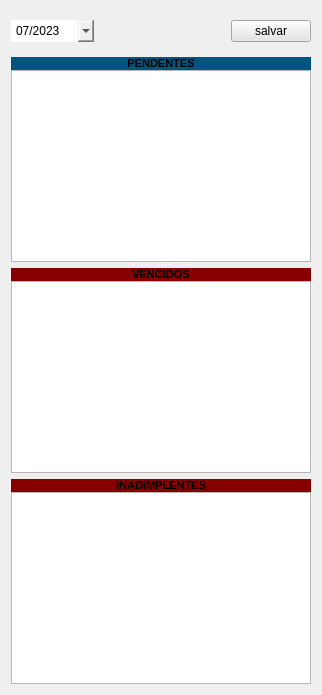
                        <widget class="QWidget" name="widget_4" native="true">
                         <property name="maximumSize">
                          <size>
                           <width>400</width>
                           <height>16777215</height>
                          </size>
                         </property>
                         <property name="styleSheet">
                          <string notr="true">QLabel {color:&quot;white &quot;}</string>
                         </property>
                         <layout class="QVBoxLayout" name="verticalLayout_17">
                          <item>
                           <widget class="QWidget" name="widget_6" native="true">
                            <property name="maximumSize">
                             <size>
                              <width>16777215</width>
                              <height>16777215</height>
                             </size>
                            </property>
                            <layout class="QVBoxLayout" name="verticalLayout_18">
                             <property name="spacing">
                              <number>0</number>
                             </property>
                             <property name="leftMargin">
                              <number>0</number>
                             </property>
                             <property name="topMargin">
                              <number>0</number>
                             </property>
                             <property name="rightMargin">
                              <number>0</number>
                             </property>
                             <property name="bottomMargin">
                              <number>0</number>
                             </property>
                             <item>
                              <widget class="QWidget" name="widget_26" native="true">
                               <layout class="QHBoxLayout" name="horizontalLayout_6">
                                <property name="leftMargin">
                                 <number>0</number>
                                </property>
                                <property name="rightMargin">
                                 <number>0</number>
                                </property>
                                <item>
                                 <widget class="QComboBox" name="entry_matriculas_mes_mensalidade">
                                  <property name="sizePolicy">
                                   <sizepolicy hsizetype="Preferred" vsizetype="Preferred">
                                    <horstretch>0</horstretch>
                                    <verstretch>0</verstretch>
                                   </sizepolicy>
                                  </property>
                                  <property name="minimumSize">
                                   <size>
                                    <width>83</width>
                                    <height>0</height>
                                   </size>
                                  </property>
                                  <property name="maximumSize">
                                   <size>
                                    <width>16777215</width>
                                    <height>16777215</height>
                                   </size>
                                  </property>
                                  <property name="layoutDirection">
                                   <enum>Qt::LeftToRight</enum>
                                  </property>
                                  <property name="autoFillBackground">
                                   <bool>false</bool>
                                  </property>
                                  <property name="styleSheet">
                                   <string notr="true">QComboBox {
	background-color: &quot;white&quot;;
	border: 0;
}

QComboBox:hover {
	background-color: #e5e5e5;
}</string>
                                  </property>
                                  <property name="sizeAdjustPolicy">
                                   <enum>QComboBox::AdjustToContentsOnFirstShow</enum>
                                  </property>
                                  <item>
                                   <property name="text">
                                    <string>07/2023</string>
                                   </property>
                                  </item>
                                  <item>
                                   <property name="text">
                                    <string>06/2023</string>
                                   </property>
                                  </item>
                                  <item>
                                   <property name="text">
                                    <string>05/2023</string>
                                   </property>
                                  </item>
                                  <item>
                                   <property name="text">
                                    <string>04/2023</string>
                                   </property>
                                  </item>
                                  <item>
                                   <property name="text">
                                    <string>03/2023</string>
                                   </property>
                                  </item>
                                  <item>
                                   <property name="text">
                                    <string>02/2023</string>
                                   </property>
                                  </item>
                                  <item>
                                   <property name="text">
                                    <string>01/2023</string>
                                   </property>
                                  </item>
                                 </widget>
                                </item>
                                <item>
                                 <spacer name="horizontalSpacer_8">
                                  <property name="orientation">
                                   <enum>Qt::Horizontal</enum>
                                  </property>
                                  <property name="sizeHint" stdset="0">
                                   <size>
                                    <width>40</width>
                                    <height>20</height>
                                   </size>
                                  </property>
                                 </spacer>
                                </item>
                                <item>
                                 <widget class="QPushButton" name="btn_matriculas_salvar">
                                  <property name="minimumSize">
                                   <size>
                                    <width>71</width>
                                    <height>20</height>
                                   </size>
                                  </property>
                                  <property name="styleSheet">
                                   <string notr="true">background-color: rgb(229, 229, 229);</string>
                                  </property>
                                  <property name="text">
                                   <string>salvar</string>
                                  </property>
                                 </widget>
                                </item>
                               </layout>
                              </widget>
                             </item>
                            </layout>
                           </widget>
                          </item>
                          <item>
                           <widget class="QWidget" name="widget_27" native="true">
                            <property name="maximumSize">
                             <size>
                              <width>16777215</width>
                              <height>16777215</height>
                             </size>
                            </property>
                            <layout class="QVBoxLayout" name="verticalLayout_19">
                             <property name="spacing">
                              <number>0</number>
                             </property>
                             <property name="leftMargin">
                              <number>0</number>
                             </property>
                             <property name="topMargin">
                              <number>0</number>
                             </property>
                             <property name="rightMargin">
                              <number>0</number>
                             </property>
                             <property name="bottomMargin">
                              <number>0</number>
                             </property>
                             <item>
                              <widget class="QLabel" name="label_data_10">
                               <property name="font">
                                <font>
                                 <family>Arial</family>
                                 <pointsize>8</pointsize>
                                 <weight>75</weight>
                                 <bold>true</bold>
                                </font>
                               </property>
                               <property name="whatsThis">
                                <string comment="aglo2" extracomment="algo"/>
                               </property>
                               <property name="accessibleDescription">
                                <string/>
                               </property>
                               <property name="styleSheet">
                                <string notr="true">background-color: rgb(0, 85, 127);</string>
                               </property>
                               <property name="text">
                                <string>PENDENTES</string>
                               </property>
                               <property name="alignment">
                                <set>Qt::AlignCenter</set>
                               </property>
                              </widget>
                             </item>
                             <item>
                              <widget class="QListView" name="out_matriculas_pendentes">
                               <property name="minimumSize">
                                <size>
                                 <width>300</width>
                                 <height>0</height>
                                </size>
                               </property>
                               <property name="styleSheet">
                                <string notr="true">QListView {
	background-colorrgb(212, 213, 205)
}</string>
                               </property>
                              </widget>
                             </item>
                            </layout>
                           </widget>
                          </item>
                          <item>
                           <widget class="QWidget" name="widget_28" native="true">
                            <property name="maximumSize">
                             <size>
                              <width>16777215</width>
                              <height>16777215</height>
                             </size>
                            </property>
                            <property name="sizeIncrement">
                             <size>
                              <width>0</width>
                              <height>0</height>
                             </size>
                            </property>
                            <layout class="QVBoxLayout" name="verticalLayout_20">
                             <property name="spacing">
                              <number>0</number>
                             </property>
                             <property name="leftMargin">
                              <number>0</number>
                             </property>
                             <property name="topMargin">
                              <number>0</number>
                             </property>
                             <property name="rightMargin">
                              <number>0</number>
                             </property>
                             <property name="bottomMargin">
                              <number>0</number>
                             </property>
                             <item>
                              <widget class="QLabel" name="label_data_13">
                               <property name="font">
                                <font>
                                 <family>Arial</family>
                                 <pointsize>8</pointsize>
                                 <weight>75</weight>
                                 <bold>true</bold>
                                </font>
                               </property>
                               <property name="styleSheet">
                                <string notr="true">background-color: rgb(134, 0, 0);</string>
                               </property>
                               <property name="text">
                                <string>VENCIDOS</string>
                               </property>
                               <property name="alignment">
                                <set>Qt::AlignCenter</set>
                               </property>
                              </widget>
                             </item>
                             <item>
                              <widget class="QListView" name="out_matriculas_vencidos">
                               <property name="minimumSize">
                                <size>
                                 <width>300</width>
                                 <height>0</height>
                                </size>
                               </property>
                               <property name="styleSheet">
                                <string notr="true">QListView {
	background-colorrgb(212, 213, 205)
}</string>
                               </property>
                              </widget>
                             </item>
                            </layout>
                           </widget>
                          </item>
                          <item>
                           <widget class="QWidget" name="widget_29" native="true">
                            <property name="maximumSize">
                             <size>
                              <width>16777215</width>
                              <height>16777215</height>
                             </size>
                            </property>
                            <property name="sizeIncrement">
                             <size>
                              <width>0</width>
                              <height>0</height>
                             </size>
                            </property>
                            <layout class="QVBoxLayout" name="verticalLayout_21">
                             <property name="spacing">
                              <number>0</number>
                             </property>
                             <property name="leftMargin">
                              <number>0</number>
                             </property>
                             <property name="topMargin">
                              <number>0</number>
                             </property>
                             <property name="rightMargin">
                              <number>0</number>
                             </property>
                             <property name="bottomMargin">
                              <number>0</number>
                             </property>
                             <item>
                              <widget class="QLabel" name="label_data_14">
                               <property name="font">
                                <font>
                                 <family>Arial</family>
                                 <pointsize>8</pointsize>
                                 <weight>75</weight>
                                 <bold>true</bold>
                                </font>
                               </property>
                               <property name="styleSheet">
                                <string notr="true">background-color: rgb(134, 0, 0);</string>
                               </property>
                               <property name="text">
                                <string>INADIMPLENTES</string>
                               </property>
                               <property name="alignment">
                                <set>Qt::AlignCenter</set>
                               </property>
                              </widget>
                             </item>
                             <item>
                              <widget class="QListView" name="out_matriculas_inadimplentes">
                               <property name="minimumSize">
                                <size>
                                 <width>300</width>
                                 <height>0</height>
                                </size>
                               </property>
                               <property name="styleSheet">
                                <string notr="true">QListView {
	background-colorrgb(212, 213, 205)
}</string>
                               </property>
                              </widget>
                             </item>
                            </layout>
                           </widget>
                          </item>
                         </layout>
                        </widget>
